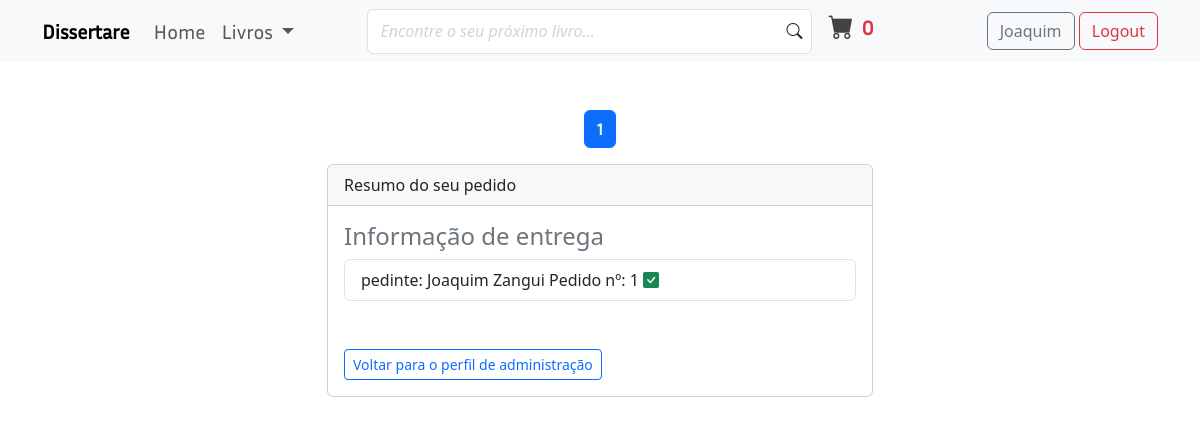
Before: /payment/shipped_dash/ (signed in) with the older database file.
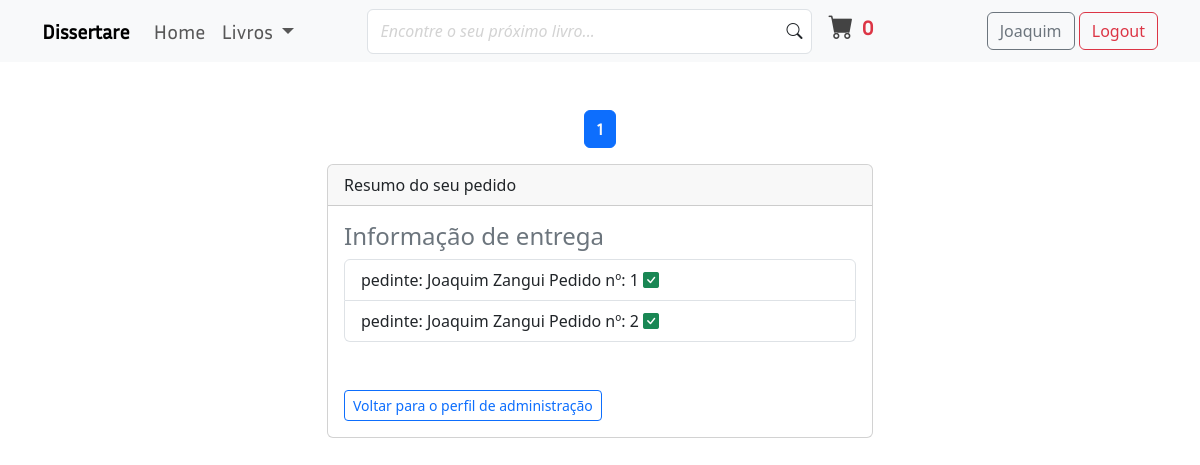
After: the same page with the newer database file.
### payment/models.py (models this page shows, shortened)
class Order(models.Model):
    user = models.ForeignKey(User, on_delete=models.CASCADE, null=True, blank=True)
    full_name = models.CharField(max_length=250)
    email = models.EmailField(max_length=250)
    shipping_address = models.TextField(max_length=15000)
    amount_paid = models.DecimalField(max_digits=7, decimal_places=2)
    date_ordered = models.DateTimeField(default=timezone.now)
    shipped = models.BooleanField(default=False)
    date_shipped = models.DateTimeField(blank=True, null=True)

### payment/views.py (the view)
# urls.py: path('shipped_dash/', views.shipped_dash, name='shipped-dash'),
@login_required
def shipped_dash(request):
    if request.user.is_superuser:
        orders = Order.objects.filter(shipped=True)
        pagtr = Paginator(orders, 5)
        page_number = request.GET.get('page')
        page_obj = pagtr.get_page(page_number)
        return render(request, 'payment/shipped_dash.html', {'page_obj': page_obj})
    else:
        messages.warning(request, "Access Denied")
        return redirect('books')

### books/context_processors.py (called while the page is built)
def announcement(request):
    announcement_obj = Announcement_context(request)
    announcements = announcement_obj.announcement.order_by('-date_posted')[:3]
    return {'announcements': announcements}

### cart/cart.py (called while the page is built)
    def __len__(self):
        return len(self.cart)

### cart/context_processors.py (called while the page is built)
def cart(request):
    return {'cart': Cart(request)}

### payment/templates/payment/shipped_dash.html (shortened to what this page needs)
{% extends 'books/base.html' %}
{% block main_content %}
    <div class="py-5 container">
        <nav aria-label="Page navigation example">
            <ul class="pagination pagination-md justify-content-center">
                {% for num in page_obj.paginator.page_range %}
                    {% if page_obj.number == num %}
                        <li class="page-item active" aria-current="page"><a class="page-link text-light fw-bold" href="?page={{num}}">{{num}}</a></li>
                    {% elif num > page_obj.number|add:'-3' and num < page_obj.number|add:'3' %}
                        <li class="page-item"><a class="page-link text-dark fw-bold" href="?page={{num}}">{{num}}</a></li>
                    {% endif %}
                {% endfor %}
            </ul>
        </nav>
        <div class="row">
            <div class="col-md-6 offset-md-3">
                <div class="card">
                    <div class="card-header">
                      Resumo do seu pedido
                    </div>
                    <div class="card-body">
                        <h4 class="text-secondary">Informação de entrega</h4>
                        <ul class="list-group">
                            {% for order in page_obj %}
                                <li class="list-group-item">
                                    pedinte: {{order.full_name}} Pedido nº: {{order.id}} <i class="bi bi-check-square-fill text-success"></i>
                                </li>
                            {% endfor %}
                        </ul>
                        <br><br>
                        <a href="{% url 'staff-profile' %}" class="btn btn-sm btn-outline-primary">Voltar para o perfil de administração</a>
                    </div>
                </div>
            </div>
        </div>
    </div>
{% endblock %}

### books/templates/books/base.html (shortened to what this page needs)
{% load static %}
<!doctype html>
<html lang="pt-pt">
  <head>
    <link rel="stylesheet" href="{% static 'books/css/general_style.css' %}">
    <link href="https://cdn.jsdelivr.net/npm/bootstrap@5.3.3/dist/css/bootstrap.min.css" rel="stylesheet">
    <link rel="stylesheet" href="https://cdn.jsdelivr.net/npm/bootstrap-icons@1.11.3/font/bootstrap-icons.min.css">
  </head>
  <body>
    <nav class="navbar navbar-expand-lg bg-body-tertiary sticky-top pb-3 pb-md-2">
        <div class="container">
            <a class="navbar-brand fw-bold" href="{% url 'home' %}">Dissertare</a>
            <div class="collapse navbar-collapse justify-content-between" id="navbarSupportedContent">
                <ul class="navbar-nav mb-2 mb-lg-0 fs-5">
                    {% if title == 'home' %}
                        <li class="nav-item">
                            <a class="nav-link active" aria-current="page" href="{% url 'home' %}">
                                Home
                            </a>
                        </li>
                        <li class="nav-item dropdown">
                            <a class="nav-link dropdown-toggle" href="#" role="button" data-bs-toggle="dropdown" aria-expanded="false">
                                Livros
                            </a>
                            <ul class="dropdown-menu">
                                {% if user.is_superuser %}
                                    <li class="border-bottom">
                                        <a href="{% url 'staff-profile' %}" class="dropdown-item" title="upload book">
                                            <i class="bi bi-person"></i> Perfil de administração
                                        </a>
                                    </li>
                                {% endif %}
                                <li><a class="dropdown-item" href="{% url 'books' %}">Livros</a></li>
                                <li><a class="dropdown-item" href="{% url 'home' %}">E-books</a></li>
                                <li><a class="dropdown-item" href="{% url 'all-authors' %}">Autores</a></li>
                                <li><a class="dropdown-item" href="{% url 'home' %}">Categorias</a></li>
                            </ul>
                        </li>
                    {% else %}
                        <li class="nav-item">
                            <a class="nav-link" aria-current="page" href="{% url 'home' %}">
                                Home
                            </a>
                        </li>
                        <li class="nav-item dropdown">
                            <a class="nav-link dropdown-toggle" href="#" role="button" data-bs-toggle="dropdown" aria-expanded="false">
                                Livros
                            </a>
                        </li>
                    {% endif %}
                </ul>
                <form class="d-flex flex-column flex-md-row me-5 w-50 mb-3 mb-lg-0" role="search">
                    <div class="w-100 d-flex align-items-center me-3 form-inputs">
                        <input class="form-control fw-bold" type="text" placeholder="Encontre o seu próximo livro...">
                        <i class="bi bi-search"></i>
                    </div>
                    <div class="cart-button my-4 my-md-0">
                        <a href="{% url 'cart_summary' %}" class="d-flex flex-row align-items-center">
                            <span class="shop-bag"><i class="bi bi-cart-fill"></i></span>
                            <div class="d-flex flex-column ms-2">
                                <span id="cart_quantity" class="qty fs-5 fw-bold text-danger">{{cart|length}}</span>
                            </div>
                        </a>
                    </div>
                </form>
                <div class="justify-content-between">
                    {% if user.is_active %}
                        <a href="{% url 'profile' %}" class="btn btn-outline-secondary">{{user.username|truncatechars:14}}</a>
                        <a href="{% url 'logout' %}" class="btn btn-outline-danger">Logout</a>
                    {% else %}
                        <a href="{% url 'login' %}" class="btn btn-success me-5">Login</a>
                        <a href="{% url 'register' %}" class="btn btn-outline-primary">Cadastrar</a>
                    {% endif %}
                </div>
            </div>
        </div>
    </nav>
    <main>
        {% block main_content %}{% endblock %}
    </main>
  </body>
</html>

### books/static/books/css/general_style.css (style rules this page uses)
* { box-sizing: border-box; }
h1, h2, h3, a { font-family: Inria_Sans; }
.active { color: #000; }
.form-inputs { position:relative; }
.form-inputs .form-control { height:45px; }
.form-inputs .form-control::placeholder { font-style: italic; font-weight: lighter; color: lightgray; }
.form-inputs i { position:absolute; right:10px; background-color: #fff; }
.cart-button a { text-decoration: none; color: #000; }
.shop-bag { color:#434343; font-size:25px; display:flex; border-radius:50%; align-items:center; justify-content:center; }
.qty { font-size:12px; }

Changed rows visible on the page:
now on this page (row edited): Order: full_name "Joaquim Zangui", id "2"
